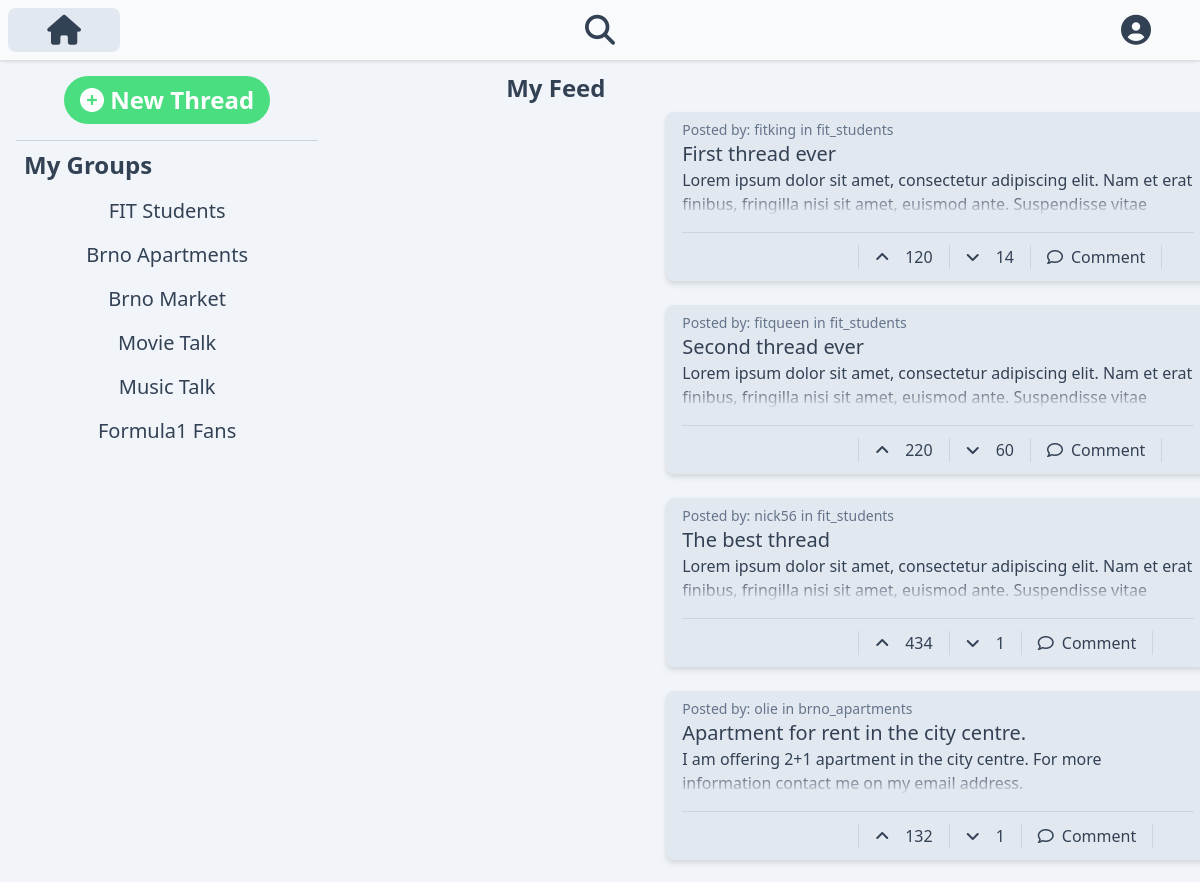
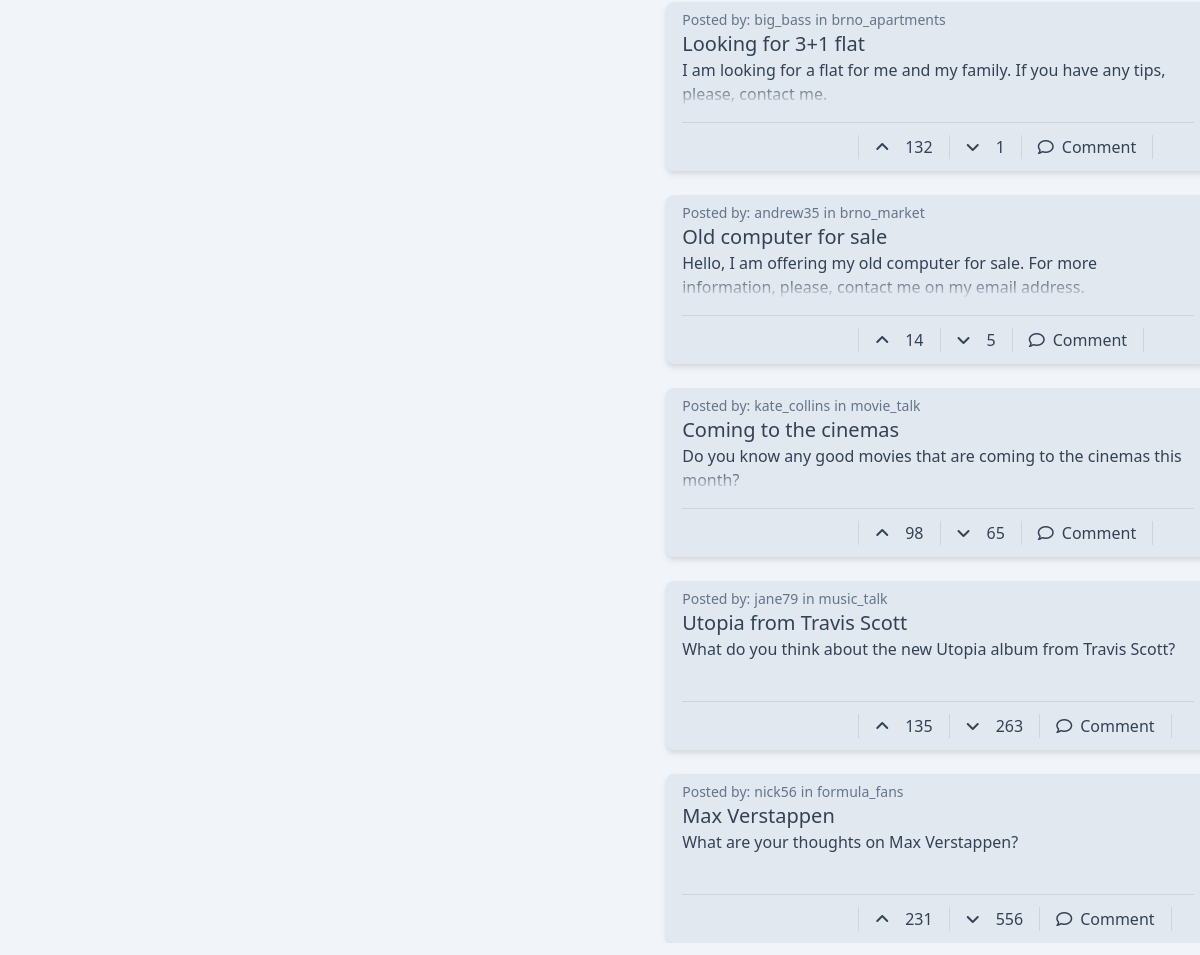
/ (signed in), run on the app's committed database (2 pictures, top to bottom).
### tables this page shows
CREATE TABLE groups
(
    group_id int NOT NULL AUTO_INCREMENT,
    group_handle varchar(20) NOT NULL,
    group_name varchar(50) NOT NULL,
    group_profile_pic varchar(4000) DEFAULT NULL,
    group_banner varchar(4000) DEFAULT NULL,
    group_bio varchar(255),
    group_date_of_creation TIMESTAMP DEFAULT CURRENT_TIMESTAMP NOT NULL,
    group_public_flag boolean DEFAULT 1,
    group_banned boolean DEFAULT 0,
    PRIMARY KEY (group_id)
);

CREATE TABLE threads
(
    thread_id int NOT NULL AUTO_INCREMENT,
    thread_title varchar(255),
    thread_text varchar(500) NOT NULL,
    thread_date TIMESTAMP DEFAULT CURRENT_TIMESTAMP NOT NULL,
    thread_positive_rating int DEFAULT 0,
    thread_negative_rating int DEFAULT 0,
    reply_id int,
    poster_id int NOT NULL,
    group_id int NOT NULL,
    PRIMARY KEY (thread_id),
    FOREIGN KEY (poster_id) REFERENCES users(user_id) ON DELETE CASCADE,
    FOREIGN KEY (group_id) REFERENCES groups(group_id) ON DELETE CASCADE,
    FOREIGN KEY (reply_id) REFERENCES threads(thread_id) ON DELETE CASCADE
);

CREATE TABLE users
(
    user_id int NOT NULL AUTO_INCREMENT,
    user_nickname varchar(20) NOT NULL,
    user_password varchar(255) NOT NULL,
    user_email varchar(50) NOT NULL,
    user_profile_pic varchar(4000) DEFAULT NULL,
    user_banner varchar(4000) DEFAULT NULL,
    user_full_name varchar(255) DEFAULT NULL,
    user_gender ENUM('Male', 'Female', 'Other') DEFAULT 'Other',
    user_birthdate date,
    user_date_of_reg TIMESTAMP DEFAULT CURRENT_TIMESTAMP NOT NULL,
    user_public_for_unregistered_flag boolean DEFAULT 1,
    user_public_for_registered_flag boolean DEFAULT 1,
    user_public_for_members_of_group_flag boolean DEFAULT 1,
    user_banned boolean DEFAULT 0,
    PRIMARY KEY (user_id)    
);

### scripts/services.php (called while the page is built, shortened)
<?php
class AccountService
{
    private $pdo;
    function __construct()
    {
        $this->pdo = $this->connect_db();
    }
    function connect_db()
    {
        $dsn = 'mysql:host=localhost;dbname=xduric06';
        $username = 'xduric06';
        $password = 'j4sipera';
        $options = array(PDO::MYSQL_ATTR_INIT_COMMAND => 'SET NAMES utf8');
        $pdo = new PDO($dsn, $username, $password, $options);
        return $pdo;
    }
    function getGroupsByUsername($username): array
    {
        $query = $this->pdo->prepare(
            'SELECT groups.group_name, groups.group_handle FROM group_members
                LEFT JOIN groups ON groups.group_id = group_members.group_id
                LEFT JOIN users ON users.user_id = group_members.user_id
                WHERE group_members.group_member_accepted_flag = 1
                AND users.user_nickname = ?'
        );
        $query->execute([$username]);
        $groups = [];
        while ($group = $query->fetch(PDO::FETCH_ASSOC))
            array_push($groups, $group);
        return $groups;
    }
    function getUserGroupsThreads($username): array
    {
        $query = $this->pdo->prepare(
            "SELECT threads.thread_id, threads.thread_title, threads.thread_text, threads.group_id, threads.thread_positive_rating, threads.thread_negative_rating, users.user_nickname AS 'thread_poster', groups.group_handle FROM threads
            LEFT JOIN users ON threads.poster_id = users.user_id
            LEFT JOIN groups ON threads.group_id = groups.group_id
            WHERE threads.group_id
            IN (
                SELECT group_id FROM group_members
                    LEFT JOIN users ON group_members.user_id = users.user_id
                    WHERE group_members.group_member_accepted_flag = 1
                    AND users.user_nickname = ?)
            AND threads.reply_id IS NULL"
        );
        $query->execute([$username]);
        $threads = [];
        while ($thread = $query->fetch(PDO::FETCH_ASSOC))
            array_push($threads, $thread);
        return $threads;
    }
}

### components/thread.php (the view, shortened to what this page needs)
<div class="flex flex-col px-4 py-2 mt-2 rounded-lg mx-80 thread-colorscheme text-colorscheme drop-shadow-md">
	<div class="flex flex-col">
		<div class="flex flex-row">
			<span class="text-sm text-slate-500 dark:text-slate-400">
				Posted by:
			</span>
			<object class="px-1 text-sm text-slate-500 dark:text-slate-400 hover:underline">
				<a href="<?= $context ?>/profile/<?= $threadPoster ?>">
					<?= $threadPoster ?>
				</a>
			</object>
			<span class="text-sm text-slate-500 dark:text-slate-400">
				in
			</span>
			<object class="px-1 text-sm text-slate-500 dark:text-slate-400 hover:underline">
				<a href="<?= $context ?>/group/<?= $groupHandle ?>">
					<?= $groupHandle ?>
				</a>
			</object>
		</div>
		<div class="flex flex-row">
			<a href="<?= $context ?>/thread/<?= $threadId ?>">
				<h3 class="text-xl hover:underline decoration-1">
					<?= $threadTitle ?>
				</h3>
			</a>
		</div>
		<div id="<?= $threadId ?>" class="relative flex flex-col justify-center w-full h-full thread-text">
			<p class="h-12 text-base select-none max-h-52 gradient-mask-b-50">
				<?= $threadText ?>
			</p>
		</div>
		<hr class="mt-4 divider-colorscheme" />
		<div class="flex flex-row items-center justify-between px-4 mx-40 mt-2 min-h-fit">
			<button class="flex flex-row items-center justify-center w-full px-2 py-1 text-base transition-all duration-300 rounded-md hover:bg-slate-300 dark:hover:bg-slate-600">
				<i class="fa-solid fa-angle-up"></i>
				<div class="pl-4 text-base">
					<?= $threadPositiveRating ?>
				</div>
			</button>
			<button class="flex flex-row items-center justify-center w-full px-2 py-1 text-base transition-all duration-300 rounded-md hover:bg-slate-300 dark:hover:bg-slate-600">
				<i class="text-base fa-solid fa-angle-down"></i>
				<div class="pl-4 text-base ">
					<?= $threadNegativeRating ?>
				</div>
			</button>
			<a href="<?= $context ?>/thread/<?= $threadId ?>/comment" class="flex flex-row items-center justify-center w-full px-2 py-1 text-base transition-all duration-300 rounded-md hover:bg-slate-300 dark:hover:bg-slate-600">
				<i class="fa-regular fa-comment"></i>
				<span class="pl-2 text-base">
					Comment
				</span>
			</a>
		</div>
	</div>
</div>

### views/mainPageView.php (shortened to what this page needs)
<?php
require_once "./scripts/services.php";
$service = new AccountService();
$context = $_SERVER["CONTEXT_PREFIX"];
?>
<!DOCTYPE html>
<html class="h-full">
<head>
    <link href="<?= $context ?>/dist/style.css" rel="stylesheet">
</head>
<body class="h-full">
    <div class="flex flex-col h-full main-background-colorscheme">
        <?php
        require_once "./components/header.php";
        ?>
        <div class="flex h-full overflow-hidden">
            <aside class="flex p-1 m-1 min-w-fit ">
                <div class="flex-col items-center p-2 ">
                    <div class="flex flex-row justify-center ">
                        <a href="<?= $context ?>/submit" class="p-2 px-4 mx-12 text-2xl font-bold text-center text-white transition-all duration-300 rounded-full confirm-button-colorscheme">
                            <i class="fa-solid fa-circle-plus"></i>
                            <span class="">
                                New Thread
                            </span>
                        </a>
                    </div>
                    <hr class="flex-col mt-4 divider-colorscheme" />
                    <div class="flex-col p-2 text-2xl font-bold text-colorscheme items-left">
                        <h2>
                            My Groups
                        </h2>
                    </div>
                    <?php
                    if (isset($_SESSION["loggedIn"]) && $_SESSION["loggedIn"] === true) {
                        $groups = $service->getGroupsByUsername($_SESSION["username"]);
                        foreach ($groups as $group) {
                            $groupName = $group["group_name"];
                            $groupHandle = $group["group_handle"];
                            require "./components/mainPageGroup.php";
                        }
                    }
                    ?>
                </div>
            </aside>
            <div class="flex flex-col w-full p-2 m-1">
                <?php
                if (isset($_SESSION["loggedIn"]) && $_SESSION["loggedIn"] === true) {
                ?>
                    <h2 class="mx-40 text-2xl font-bold text-colorscheme">
                        My Feed
                    </h2>
                <?php
                } else {
                ?>
                    <h2 class="mx-40 text-2xl font-bold text-colorscheme">
                        Public Feed
                    </h2>
                <?php
                }
                ?>
                <div class="h-full overflow-auto no-scrollbar">
                    <div class="flex flex-col gap-4">
                        <?php
                        if (isset($_SESSION["loggedIn"]) && $_SESSION["loggedIn"] === true) {
                            $threads = $service->getUserGroupsThreads($_SESSION["username"]);
                            foreach ($threads as $thread) {
                                $threadTitle = $thread["thread_title"];
                                $threadText = $thread["thread_text"];
                                $threadPoster = $thread["thread_poster"];
                                $threadId = $thread["thread_id"];
                                $threadPositiveRating = $thread["thread_positive_rating"];
                                $threadNegativeRating = $thread["thread_negative_rating"];
                                $groupHandle = $thread["group_handle"];
                                include "./components/thread.php";
                            }
                        }
                        ?>
                    </div>
                </div>
            </div>
        </div>
    </div>
</body>
</html>

### components/mainPageGroup.php
<a href="<?= $context ?>/group/<?= $groupHandle ?>" class="flex items-center justify-center w-full p-2 transition-all duration-200 rounded-lg cursor-pointer hover:bg-slate-200 dark:hover:bg-slate-700 text-colorscheme">
    <span class="text-xl text-center"><?= $groupName ?></span>
</a>

### data on the page
groups: group_name "FIT Students"
groups: group_name "Brno Apartments"
groups: group_name "Brno Market"
groups: group_name "Movie Talk"
groups: group_name "Music Talk"
groups: group_name "Formula1 Fans"
threads: poster.user_nickname "fitking", group.group_handle "fit_students", thread_title "First thread ever", thread_text "Lorem ipsum dolor sit amet, consectetur adipiscing elit. Nam et erat finibus, fringilla nisi sit amet, euismod ante. Suspendisse vitae purus ultricies, dignissim tortor at, lacinia sapien. Nam cursus elementum maximus. Suspendisse sem lectus, mattis ac mi sed, venenatis rhoncus nisl. Phasellus a dignissim turpis.", thread_positive_rating "120", thread_negative_rating "14"
threads: poster.user_nickname "fitqueen", group.group_handle "fit_students", thread_title "Second thread ever", thread_text "Lorem ipsum dolor sit amet, consectetur adipiscing elit. Nam et erat finibus, fringilla nisi sit amet, euismod ante. Suspendisse vitae purus ultricies, dignissim tortor at, lacinia sapien. Nam cursus elementum maximus. Suspendisse sem lectus, mattis ac mi sed, venenatis rhoncus nisl. Phasellus a dignissim turpis.", thread_positive_rating "220", thread_negative_rating "60"
threads: poster.user_nickname "nick56", group.group_handle "fit_students", thread_title "The best thread", thread_text "Lorem ipsum dolor sit amet, consectetur adipiscing elit. Nam et erat finibus, fringilla nisi sit amet, euismod ante. Suspendisse vitae purus ultricies, dignissim tortor at, lacinia sapien. Nam cursus elementum maximus. Suspendisse sem lectus, mattis ac mi sed, venenatis rhoncus nisl. Phasellus a dignissim turpis.", thread_positive_rating "434", thread_negative_rating "1"
threads: poster.user_nickname "olie", group.group_handle "brno_apartments", thread_title "Apartment for rent in the city centre.", thread_text "I am offering 2+1 apartment in the city centre. For more information contact me on my email address.", thread_positive_rating "132", thread_negative_rating "1"
threads: poster.user_nickname "big_bass", group.group_handle "brno_apartments", thread_title "Looking for 3+1 flat", thread_text "I am looking for a flat for me and my family. If you have any tips, please, contact me.", thread_positive_rating "132", thread_negative_rating "1"
threads: poster.user_nickname "andrew35", group.group_handle "brno_market", thread_title "Old computer for sale", thread_text "Hello, I am offering my old computer for sale. For more information, please, contact me on my email address.", thread_positive_rating "14", thread_negative_rating "5"
threads: poster.user_nickname "kate_collins", group.group_handle "movie_talk", thread_title "Coming to the cinemas", thread_text "Do you know any good movies that are coming to the cinemas this month?", thread_positive_rating "98", thread_negative_rating "65"
threads: poster.user_nickname "jane79", group.group_handle "music_talk", thread_title "Utopia from Travis Scott", thread_text "What do you think about the new Utopia album from Travis Scott?", thread_positive_rating "135", thread_negative_rating "263"
threads: poster.user_nickname "nick56", group.group_handle "formula_fans", thread_title "Max Verstappen", thread_text "What are your thoughts on Max Verstappen?", thread_positive_rating "231", thread_negative_rating "556"
